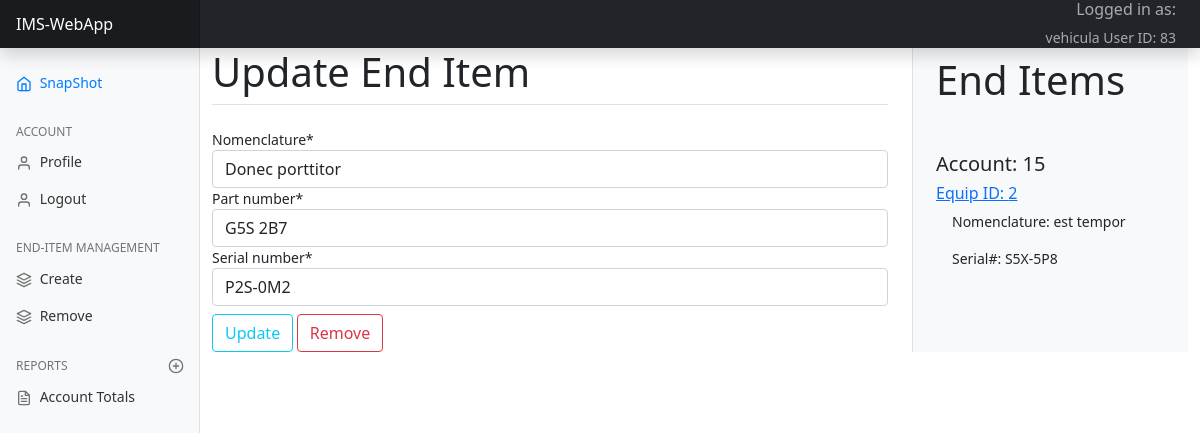
Page /home/updateitem/83/ (signed in) on the earlier database version.
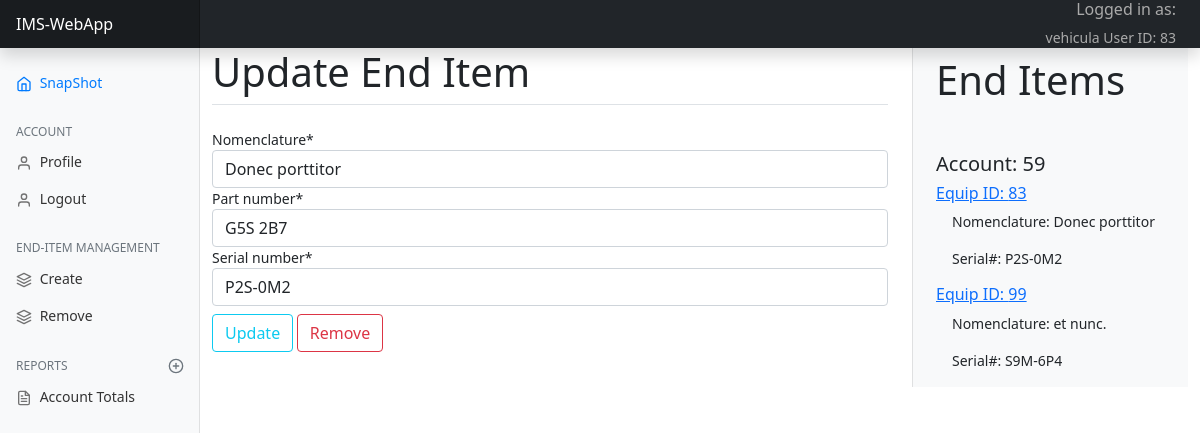
Same page on the later database version.
### ims/models.py (models this page shows, shortened)
class EndItem(models.Model):
    end_item_id = models.AutoField(primary_key=True)
    nomenclature = models.CharField(max_length=45)
    part_number = models.CharField(max_length=45)
    serial_number = models.CharField(max_length=45)
    end_item_account_number = models.ForeignKey(EqAccount, on_delete=models.CASCADE, null=True, blank=True)
    status = models.IntegerField

### ims/views.py (the view)
# urls.py: path('updateitem/<int:pk>/', views.updateItem, name='updateItem'),
@login_required(login_url='login')
def updateItem(request, pk):
    title = "Update Item"
    current_user = request.user
    user_id = get_user_id(request)
    eq_acct = get_eq_acct(user_id)
    end_items = get_end_items(eq_acct)
    context = {}
    item = EndItem.objects.get(end_item_id=pk)
    u_form = item_update_form(instance=item)
    if request.method == 'POST':
        u_form = item_update_form(request.POST, instance=item)
        if u_form.is_valid:
            u_form.save()
    context = {
            'item': item,
            'u_form': u_form,
            'title': title,
            'current_user': current_user,
            'user_id': user_id,
            'eq_acct': eq_acct,
            'end_items': end_items
        }
    return render(request, 'ims/item_update.html', context)

### ims/forms.py
class item_update_form(forms.ModelForm):
    class Meta:
        model = models.EndItem
        exclude = ['end_item_account_number',]

### ims/views.py (called while the page is built)
def get_user_id(request):
    current_user = request.user
    user_id = current_user.pk
    return user_id

def get_eq_acct(user_id):
    eq_acct = EqAccount.objects.values_list('eq_account_number', flat=True).filter(eq_account_custodian_id=user_id).first()
    return eq_acct

def get_end_items(eq_acct):
    end_items = EndItem.objects.filter(end_item_account_number=eq_acct)
    return end_items

### ims/templates/ims/item_update.html
{% extends "ims/ims_base.html" %}
{% load crispy_forms_filters %}
{% load crispy_forms_tags %}
{% block content %}
    <div class="content-area">
        <form method="post">{% csrf_token %}
            <fieldset class="form-group">
                <legend class="border-bottom mb-4"><h1>Update End Item</h1></legend>
                    {{ u_form|crispy }}
            </fieldset>
            <div class="form-group">
                <button class="btn btn-outline-info mt-2 p-50" type="submit">Update</button>
                <a class="btn btn-outline-danger mt-2 p-50" href="{% url 'delete_item' item.end_item_id %}">Remove</a>
            </div>
        </form>
    </div>
{% endblock content %}

### ims/templates/ims/ims_base.html (shortened to what the changed rows need)
{% load static %}
<!doctype html>
<html lang="en">
  <head>
    <link href="https://getbootstrap.com/docs/5.0/dist/css/bootstrap.min.css" rel="stylesheet">
    <link href="https://getbootstrap.com/docs/5.0/examples/dashboard/dashboard.css" rel="stylesheet">
    <link rel="stylesheet" href="{% static 'ims_main.css' %}">
  </head>
<body>
    <div class="container-fluid">
        <div class="row">
            <div id="page-content" class="col-md-6 col-lg-7 col-sm-8">
            {% block content %} {% endblock %}
            </div>
            <div class="col-md-3 col-lg-3 col-sm-4">
                <div class="container right-side">
                    <h1 class="pt-2 mb-5">End Items</h1>
                    <h5 class="acct_id" id="{{ eq_acct }}">Account: {{ eq_acct }}</h5>
                    {% for item in end_items %}
                        <a id="{{ item.end_item_id }}" href="{% url 'updateItem' item.end_item_id %}"><h6>Equip ID: {{ item.end_item_id }}</h6></a>
                        <p class="ps-3">Nomenclature: {{ item.nomenclature }}</p>
                        <p class="ps-3">Serial#: {{ item.serial_number }}</p>
                    {% endfor %}
                </div>
            </div>
        </div>
    </div>
</body>
</html>

Differences in the rows shown:
removed EndItem: end_item_id "2", nomenclature "est tempor", serial_number "S5X-5P8"
now on one of the page's lists (row unchanged): EndItem: end_item_id "83", nomenclature "Donec porttitor", serial_number "P2S-0M2"
now on this page (row unchanged): EndItem: end_item_id "99", nomenclature "et nunc.", serial_number "S9M-6P4"
Other differences:
{{ eq_acct }}: "15" → "59"
